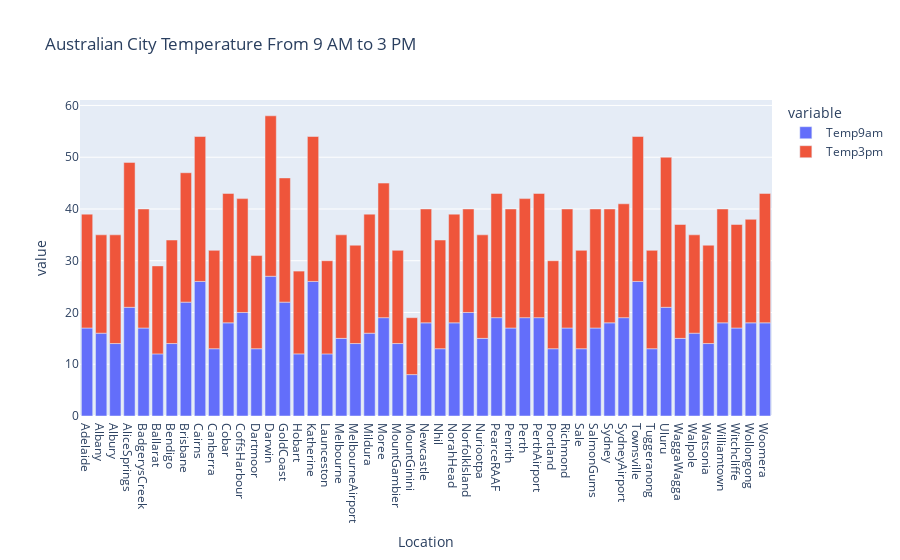

Notebook source saved alongside this figure:
### Markdown cell above
#### E.5.5 Menggambarkan temperature berdasarkan lokasi

### Code cell
# membuat grup untuk lokasi, temperature 9 am dan temperature 3 pm
loc_temp2 = df_new.groupby("Location")[["Temp9am", "Temp3pm"]].mean().round()
loc_temp2 = loc_temp2.reset_index()
loc_temp2.columns= ["Location","Temp9am", "Temp3pm"]
# membuat judul
fig = px.bar(loc_temp2, x="Location", y=["Temp9am", "Temp3pm"], title="Australian City Temperature From 9 AM to 3 PM ")
# menampilkan
fig.show()

### Figure 1 — Plotly figure (JSON) as saved in the notebook; plotly's stock layout.template omitted (floating-point values rounded to 4 significant figures)
{"data": [{"alignmentgroup": "True", "hovertemplate": "variable=Temp9am<br>Location=%{x}<br>value=%{y}<extra></extra>", "legendgroup": "Temp9am", "marker": {"color": "#636efa", "pattern": {"shape": ""}}, "name": "Temp9am", "offsetgroup": "Temp9am", "orientation": "v", "showlegend": true, "textposition": "auto", "type": "bar", "x": ["Adelaide", "Albany", "Albury", "AliceSprings", "BadgerysCreek", "Ballarat", "Bendigo", "Brisbane", "Cairns", "Canberra", "Cobar", "CoffsHarbour", "Dartmoor", "Darwin", "GoldCoast", "Hobart", "Katherine", "Launceston", "Melbourne", "MelbourneAirport", "Mildura", "Moree", "MountGambier", "MountGinini", "Newcastle", "Nhil", "NorahHead", "NorfolkIsland", "Nuriootpa", "PearceRAAF", "Penrith", "Perth", "PerthAirport", "Portland", "Richmond", "Sale", "SalmonGums", "Sydney", "SydneyAirport", "Townsville", "Tuggeranong", "Uluru", "WaggaWagga", "Walpole", "Watsonia", "Williamtown", "Witchcliffe", "Wollongong", "Woomera"], "xaxis": "x", "y": [17, 16, 14, 21, 17, 12, 14, 22, 26, 13, 18, 20, 13, 27, 22, 12, 26, 12, 15, 14, 16, 19, 14, 8, 18, 13, 18, 20, 15, 19, 17, 19, 19, 13, 17, 13, 17, 18, 19, 26, 13, 21, 15, 16, 14, 18, 17, 18, 18], "yaxis": "y"}, {"alignmentgroup": "True", "hovertemplate": "variable=Temp3pm<br>Location=%{x}<br>value=%{y}<extra></extra>", "legendgroup": "Temp3pm", "marker": {"color": "#EF553B", "pattern": {"shape": ""}}, "name": "Temp3pm", "offsetgroup": "Temp3pm", "orientation": "v", "showlegend": true, "textposition": "auto", "type": "bar", "x": ["Adelaide", "Albany", "Albury", "AliceSprings", "BadgerysCreek", "Ballarat", "Bendigo", "Brisbane", "Cairns", "Canberra", "Cobar", "CoffsHarbour", "Dartmoor", "Darwin", "GoldCoast", "Hobart", "Katherine", "Launceston", "Melbourne", "MelbourneAirport", "Mildura", "Moree", "MountGambier", "MountGinini", "Newcastle", "Nhil", "NorahHead", "NorfolkIsland", "Nuriootpa", "PearceRAAF", "Penrith", "Perth", "PerthAirport", "Portland", "Richmond", "Sale", "SalmonGums", "Sydney", "SydneyAirport", "Townsville", "Tuggeranong", "Uluru", "WaggaWagga", "Walpole", "Watsonia", "Williamtown", "Witchcliffe", "Wollongong", "Woomera"], "xaxis": "x", "y": [22, 19, 21, 28, 23, 17, 20, 25, 28, 19, 25, 22, 18, 31, 24, 16, 28, 18, 20, 19, 23, 26, 18, 11, 22, 21, 21, 20, 20, 24, 23, 23, 24, 17, 23, 19, 23, 22, 22, 28, 19, 29, 22, 19, 19, 22, 20, 20, 25], "yaxis": "y"}], "layout": {"barmode": "relative", "legend": {"title": {"text": "variable"}, "tracegroupgap": 0}, "title": {"text": "Australian City Temperature From 9 AM to 3 PM "}, "xaxis": {"anchor": "y", "domain": [0, 1], "title": {"text": "Location"}}, "yaxis": {"anchor": "x", "domain": [0, 1], "title": {"text": "value"}}}}
